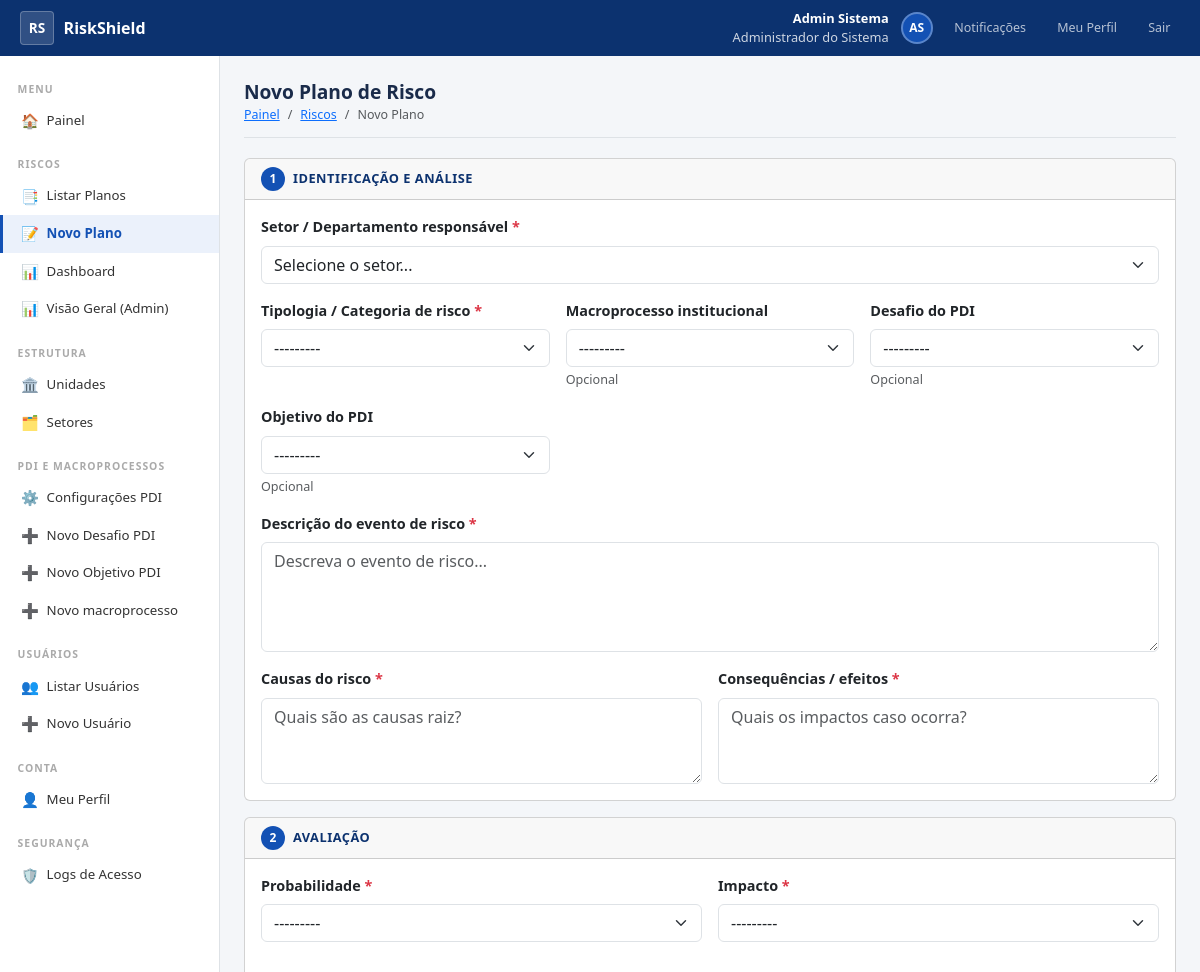
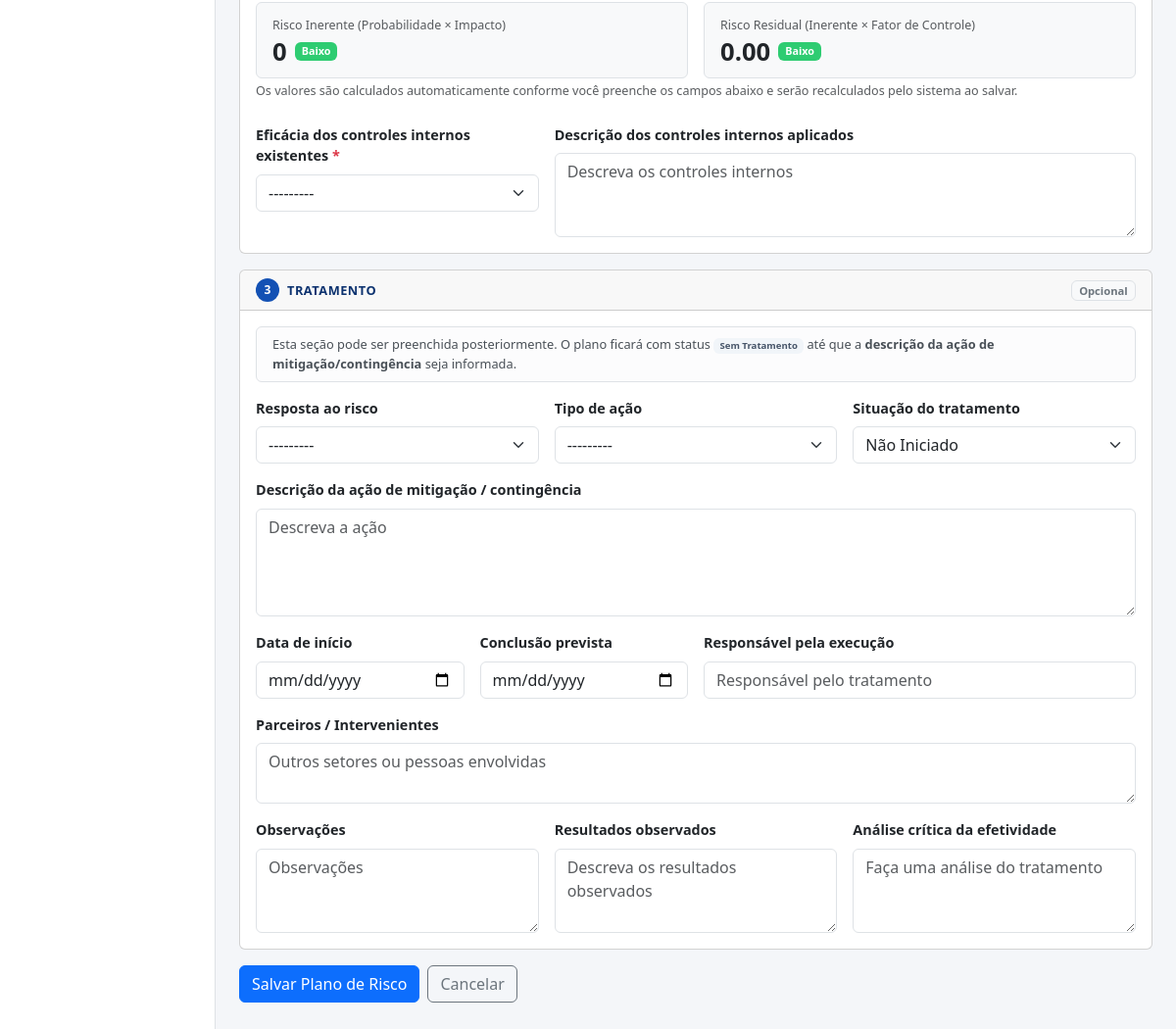
The page /riscos/novo/ (signed in) on the database its author committed (2 pictures, top to bottom).
### accounts/models.py (models this page shows, shortened)
class Usuario(AbstractBaseUser, PermissionsMixin):
    primeiro_nome = models.CharField('Primeiro Nome', max_length=80)
    sobrenome = models.CharField('Sobrenome', max_length=100)
    matricula = models.CharField('Matrícula', max_length=20, unique=True, db_index=True)
    email = models.EmailField('E-mail Institucional', unique=True, db_index=True)
    foto = models.ImageField('Foto', upload_to='fotos/', blank=True, null=True)
    telefone = models.CharField('Telefone Institucional', max_length=20, blank=True)
    cargo = models.CharField('Cargo / Função', max_length=120, blank=True)
    perfil = models.CharField(
        'Perfil',
        max_length=20,
        choices=Perfil.choices,
        default=Perfil.SERVIDOR,
        db_index=True,
    )
    ativo = models.BooleanField('Ativo', default=True, db_index=True)
    conta_ativada = models.BooleanField('Conta Ativada', default=False)
    is_staff = models.BooleanField('Acesso Admin Django', default=False)
    criado_em = models.DateTimeField('Criado em',    auto_now_add=True)
    atualizado_em = models.DateTimeField('Atualizado em', auto_now=True)
    deleted_at = models.DateTimeField('Excluído em',  null=True, blank=True, db_index=True)
    criado_por = models.ForeignKey(
        'self', on_delete=models.SET_NULL,
        null=True, blank=True,
        related_name='usuarios_criados',
        verbose_name='Criado por',
    )
    ultimo_login_ip = models.GenericIPAddressField('IP do Último Login', null=True, blank=True)
    history = HistoricalRecords(
        history_change_reason_field=models.TextField(null=True),
        excluded_fields=['last_login', 'ultimo_login_ip'],
    )
    objects = UsuarioManager()
    USERNAME_FIELD  = 'matricula'
    REQUIRED_FIELDS = ['email', 'primeiro_nome', 'sobrenome']
    class Meta:
        verbose_name = 'Usuário'
        verbose_name_plural  = 'Usuários'
        ordering = ['primeiro_nome', 'sobrenome']
    def get_nome_completo(self):
        return f'{self.primeiro_nome} {self.sobrenome}'.strip()
    def get_iniciais(self):
        partes = self.get_nome_completo().split()
        if len(partes) >= 2:
            return f'{partes[0][0]}{partes[-1][0]}'.upper()
        return self.matricula[:2].upper()
    @property
    def is_admin(self):
        return self.perfil == Perfil.ADMIN
    @property
    def is_servidor(self):
        return self.perfil == Perfil.SERVIDOR
    @property
    def pode_criar_usuario(self):
        return self.perfil in (Perfil.ADMIN, Perfil.GESTOR_UNIDADE)
    @property
    def pode_gerenciar_usuarios(self):
        return self.perfil in (Perfil.ADMIN, Perfil.GESTOR_UNIDADE, Perfil.GESTOR_SETOR)
    @property
    def pode_ver_logs(self):
        return self.perfil == Perfil.ADMIN

### riscos/views.py (the view)
# urls.py: path('novo/',                     views.novo_plano,       name='novo_plano'),
@login_required
def novo_plano(request):
    u = request.user
    if getattr(u, 'perfil', '') == PERFIL_SERVIDOR:
        return HttpResponseForbidden('Servidores não têm permissão para cadastrar planos de risco.')
    setor_qs = _setor_qs_para_usuario(u)
    if request.method == 'POST':
        form_id = IdentificacaoForm(request.POST, setor_qs=setor_qs)
        form_av = AvaliacaoForm(request.POST)
        form_tr = TratamentoForm(request.POST)
        if form_id.is_valid() and form_av.is_valid() and form_tr.is_valid():
            with transaction.atomic():
                plano = PlanoDeRisco.objects.create(
                    setor=form_id.cleaned_data['setor'],
                    criado_por=u,
                    status='sem_tratamento',
                )
                identificacao = form_id.save(commit=False)
                identificacao.plano = plano
                identificacao.save()
                avaliacao = form_av.save(commit=False)
                avaliacao.plano = plano
                avaliacao.save()
                if form_tr.tem_dados():
                    tratamento = form_tr.save(commit=False)
                    tratamento.plano = plano
                    tratamento.save()
                    plano.status = 'com_tratamento'
                    plano.save(update_fields=['status'])
            messages.success(request, 'Plano de risco cadastrado com sucesso.')
            return redirect('riscos:visualizar_plano', pk=plano.pk)
    else:
        form_id = IdentificacaoForm(setor_qs=setor_qs)
        form_av = AvaliacaoForm()
        form_tr = TratamentoForm()
    return render(request, 'riscos/novo_plano.html', {
        'form_identificacao': form_id,
        'form_avaliacao': form_av,
        'form_tratamento': form_tr,
    })

### accounts/managers.py (called while the page is built)
    def get_queryset(self):
        return super().get_queryset().filter(deleted_at__isnull=True)

### configuracao/models.py (called while the page is built)
    def __str__(self):
        return f"Desafio {self.numero} - {str(self.descricao)[:50]}"

    def __str__(self):
        return f"Objetivo {self.codigo} - {str(self.descricao)[:50]}"

    def __str__(self):
        return f"{self.nome}"

### organizacional/models.py (called while the page is built)
    def __str__(self):
        if self.unidade.sigla:  # pylint: disable=no-member
            return f'{self.unidade.sigla} › {self.nome}'  # pylint: disable=no-member
        return f'{self.unidade.nome} › {self.nome}'  # pylint: disable=no-member

### riscos/context_processors.py (called while the page is built)
def notificacoes(request):
    if not request.user.is_authenticated:
        return {}
    from riscos.models import Notificacao
    count = Notificacao.objects.filter(usuario=request.user, lida=False).count()
    return {'notificacoes_count': count}

### riscos/views.py (called while the page is built, shortened)
def _setor_qs_para_usuario(user):
    base = Setor.objects.filter(deleted_at__isnull=True).select_related('unidade').order_by('nome')
    perfil = getattr(user, 'perfil', '')
    if perfil == PERFIL_ADMINISTRADOR or user.is_superuser:
        return base

### templates/riscos/novo_plano.html (shortened to what this page needs)
{% extends 'base_sistema.html' %}
{% block content %}
<div class="page-header">
  <h1>Novo Plano de Risco</h1>
  <ol class="breadcrumb mb-0">
    <li class="breadcrumb-item"><a href="{% url 'painel' %}">Painel</a></li>
    <li class="breadcrumb-item"><a href="{% url 'riscos:lista_planos' %}">Riscos</a></li>
    <li class="breadcrumb-item active">Novo Plano</li>
  </ol>
</div>
<form method="post" novalidate>
  {% include 'riscos/_form_secoes.html' %}
  <div class="d-flex gap-2 mb-4">
    <button type="submit" class="btn btn-primary">Salvar Plano de Risco</button>
    <a href="{% url 'riscos:lista_planos' %}" class="btn btn-outline-secondary">Cancelar</a>
  </div>
</form>
{% endblock %}

### templates/base_sistema.html (shortened to what this page needs)
{% load static %}
<!DOCTYPE html>
<html lang="pt-BR">
<head>
  <link href="https://cdn.jsdelivr.net/npm/bootstrap@5.3.0/dist/css/bootstrap.min.css" rel="stylesheet">
  <link rel="stylesheet" href="{% static 'css/styles_sistema.css' %}">
</head>
<body>
<div class="topbar">
  <a href="{% url 'painel' %}" class="topbar-brand">
    <div class="topbar-logo">RS</div>
    RiskShield
  </a>
  <div class="topbar-right">
    <div class="topbar-user text-end">
      <strong>{{ request.user.primeiro_nome }} {{ request.user.sobrenome }}</strong>
      {{ request.user.get_perfil_display }}
    </div>
    <div class="topbar-avatar">
      {% if request.user.foto %}<img src="{{ request.user.foto.url }}" alt="">
      {% else %}{{ request.user.get_iniciais }}{% endif %}
    </div>
    <a href="{% url 'riscos:lista_notificacoes' %}" class="topbar-btn">
      Notificações
    </a>
    <a href="{% url 'meu_perfil' %}" class="topbar-btn">Meu Perfil</a>
    <a href="{% url 'logout' %}" class="topbar-btn">Sair</a>
  </div>
</div>
<div class="app-body">
  <nav class="sidebar">
    <div class="sidebar-section-title">Menu</div>
    <a href="{% url 'painel' %}" class="sidebar-link {% if request.resolver_match.url_name == 'painel' %}active{% endif %}">
      <span class="sidebar-icon">🏠</span> Painel
    </a>
    <div class="sidebar-section-title" style="margin-top:.5rem;">Riscos</div>
    <a href="{% url 'riscos:lista_planos' %}" class="sidebar-link {% if request.resolver_match.url_name == 'lista_planos' %}active{% endif %}">
      <span class="sidebar-icon">📑</span> Listar Planos
    </a>
    {% if not request.user.is_servidor %}
    <a href="{% url 'riscos:novo_plano' %}" class="sidebar-link {% if request.resolver_match.url_name == 'novo_plano' %}active{% endif %}">
      <span class="sidebar-icon">📝</span> Novo Plano
    </a>
    <a href="{% url 'riscos:dashboard' %}" class="sidebar-link {% if request.resolver_match.url_name == 'dashboard' %}active{% endif %}">
      <span class="sidebar-icon">📊</span> Dashboard
    </a>
    {% endif %}
    {% if request.user.is_admin %}
    <a href="{% url 'riscos:painel_riscos' %}" class="sidebar-link {% if request.resolver_match.url_name == 'painel_riscos' %}active{% endif %}">
      <span class="sidebar-icon">📊</span> Visão Geral (Admin)
    </a>
    {% endif %}
    {% if request.user.pode_criar_usuario %}
    <div class="sidebar-section-title" style="margin-top:.5rem;">Estrutura</div>
    <a href="{% url 'lista_unidades' %}" class="sidebar-link {% if 'unidade' in request.resolver_match.url_name %}active{% endif %}">
      <span class="sidebar-icon">🏛️</span> Unidades
    </a>
    <a href="{% url 'lista_setores' %}" class="sidebar-link {% if 'setor' in request.resolver_match.url_name %}active{% endif %}">
      <span class="sidebar-icon">🗂️</span> Setores
    </a>
    {% endif %}
    {% if request.user.is_admin or request.user.is_gestor_unidade %}
    <div class="sidebar-section-title" style="margin-top:.5rem;">PDI e Macroprocessos</div>
    <a href="{% url 'configuracao:painel_configuracao' %}" class="sidebar-link {% if 'configuracao' in request.resolver_match.app_names %}active{% endif %}">
      <span class="sidebar-icon">⚙️</span> Configurações PDI
    </a>
    <a href="{% url 'configuracao:desafio_criar' %}" class="sidebar-link {% if 'desafio_criar' in request.resolver_match.app_names %}active{% endif %}">
      <span class="sidebar-icon">➕</span> Novo Desafio PDI
    </a>
    <a href="{% url 'configuracao:objetivo_criar' %}" class="sidebar-link {% if 'objetivo_criar' in request.resolver_match.app_names %}active{% endif %}">
      <span class="sidebar-icon">➕</span> Novo Objetivo PDI
    </a>
    <a href="{% url 'configuracao:macroprocesso_criar' %}" class="sidebar-link {% if 'macroprocesso_criar' in request.resolver_match.app_names %}active{% endif %}">
      <span class="sidebar-icon">➕</span> Novo macroprocesso
    </a>
    {% endif %}
    {% if request.user.pode_gerenciar_usuarios %}
    <div class="sidebar-section-title" style="margin-top:.5rem;">Usuários</div>
    <a href="{% url 'lista_usuarios' %}" class="sidebar-link {% if request.resolver_match.url_name == 'lista_usuarios' %}active{% endif %}">
      <span class="sidebar-icon">👥</span> Listar Usuários
    </a>
    {% if request.user.pode_criar_usuario %}
    <a href="{% url 'cadastro_usuario' %}" class="sidebar-link {% if request.resolver_match.url_name == 'cadastro_usuario' %}active{% endif %}">
      <span class="sidebar-icon">➕</span> Novo Usuário
    </a>
    {% endif %}
    {% endif %}
    <div class="sidebar-section-title" style="margin-top:.5rem;">Conta</div>
    <a href="{% url 'meu_perfil' %}" class="sidebar-link {% if request.resolver_match.url_name == 'meu_perfil' %}active{% endif %}">
      <span class="sidebar-icon" >👤</span> Meu Perfil
    </a>
    {% if request.user.pode_ver_logs %}
    <div class="sidebar-section-title" style="margin-top:.5rem;">Segurança</div>
    <a href="{% url 'logs_acesso' %}" class="sidebar-link {% if request.resolver_match.url_name == 'logs_acesso' %}active{% endif %}">
      <span class="sidebar-icon">🛡️</span> Logs de Acesso
    </a>
    {% endif %}
  </nav>
  <div class="main-area">
    {% block content %}{% endblock %}
  </div>
</div>
</body>
</html>

### static/css/styles_sistema.css (style rules this page uses)
:root { --gov-blue: #1351B4; --gov-dark: #0C326F; }
body { background: #f4f6f9; font-size: .9rem; }
.topbar { background: var(--gov-dark); height: 56px; display: flex; align-items: center; padding: 0 1.25rem; position: sticky; top: 0; z-index: 1000; }
.topbar-brand { color: #fff; font-weight: 700; font-size: 1rem; text-decoration: none; display: flex; align-items: center; gap: .6rem; }
.topbar-logo { width: 34px; height: 34px; background: rgba(255, 255, 255, .15); border: 1px solid rgba(255, 255, 255, .25); border-radius: 4px; display: flex; align-items: center; justify-content: center; font-weight: 800; font-size: .85rem; color: #fff; }
.topbar-right { margin-left: auto; display: flex; align-items: center; gap: .75rem; }
.topbar-user { color: rgba(255, 255, 255, .8); font-size: .8rem; }
.topbar-user strong { color: #fff; display: block; }
.topbar-avatar { width: 32px; height: 32px; border-radius: 50%; background: var(--gov-blue); border: 2px solid rgba(255, 255, 255, .3); display: flex; align-items: center; justify-content: center; color: #fff; font-weight: 700; font-size: .75rem; overflow: hidden; flex-shrink: 0; }
.topbar-btn { color: rgba(255, 255, 255, .7); text-decoration: none; font-size: .78rem; padding: .3rem .6rem; border-radius: 3px; transition: background .15s; }
.sidebar { width: 220px; background: #fff; border-right: 1px solid #dee2e6; min-height: calc(100vh - 56px); padding: 1rem 0; flex-shrink: 0; }
.sidebar-section-title { font-size: .65rem; font-weight: 700; color: #aaa; letter-spacing: 1px; text-transform: uppercase; padding: .6rem 1.1rem .3rem; }
.sidebar-link { display: flex; align-items: center; gap: .5rem; padding: .5rem 1.1rem; color: #333; text-decoration: none; font-size: .83rem; border-left: 3px solid transparent; transition: all .15s; }
.sidebar-link.active { background: #ebf1fb; color: var(--gov-blue); font-weight: 600; border-left-color: var(--gov-blue); }
.sidebar-icon { width: 18px; text-align: center; font-size: .9rem; }
.app-body { display: flex; min-height: calc(100vh - 56px); }
.main-area { flex: 1; padding: 1.5rem; overflow: hidden; }
.page-header { margin-bottom: 1.25rem; padding-bottom: .75rem; border-bottom: 1px solid #dee2e6; }
.page-header h1 { font-size: 1.2rem; font-weight: 700; color: #1a2b4a; margin: 0; }
.page-header .breadcrumb { font-size: .78rem; margin: .2rem 0 0; }

### rows shown on the page
Usuario: user.primeiro_nome "Admin", user.sobrenome "Sistema", user.perfil "Administrador do Sistema", user.get_iniciais "AS"
